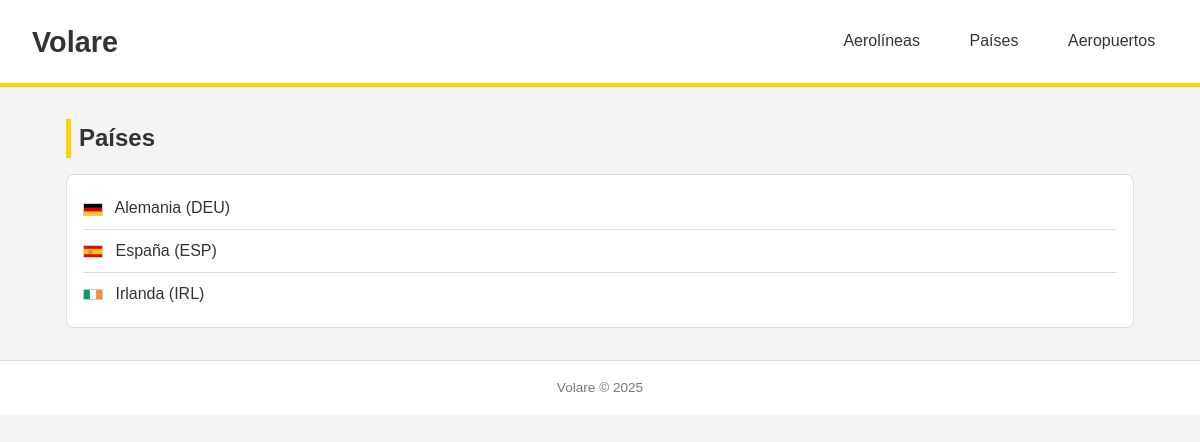
The page /paises/ on the database as committed earlier.
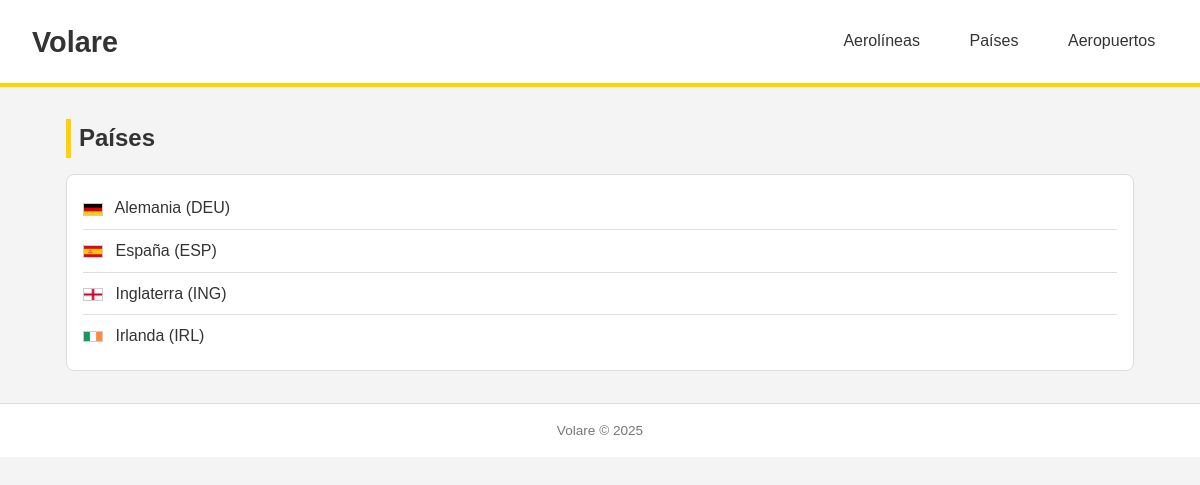
The same page on the database as committed later.
### vuelos/models.py (models this page shows, shortened)
class Pais(models.Model):
    nombre = models.CharField(max_length=100)
    codigo_iso = models.CharField(max_length=3, unique=True)
    class Meta:
        ordering = ["nombre"]

### vuelos/views.py (the view)
# urls.py: path("paises/", views.pais_list, name="pais_list"),
def pais_list(request):
    paises = Pais.objects.prefetch_related("aerolineas")
    contexto = {
        "paises": paises,
    }
    return render(request, "volare/pais_list.html", contexto)

### vuelos/templates/volare/pais_list.html (shortened to what this page needs)
{% extends 'volare/base_listado.html' %}
{% load static %}
{% block heading %}Países{% endblock %}
{% block listado_contenido %}
<ul class="lista">
    {% for pais in paises %}
        <li>
            <a href="{% url 'vuelos:pais_detail' pais.pk %}">
                <img
                    src="{% static 'imagenes/banderas/'|add:pais.codigo_iso|lower|add:'.png' %}"
                    alt="Bandera de {{ pais.nombre }}"
                    class="bandera-icono"
                >
                {{ pais.nombre }} ({{ pais.codigo_iso }})
            </a>
        </li>
    {% empty %}
        <li>No hay países registrados.</li>
    {% endfor %}
</ul>
{% endblock %}

Rows that differ between the two databases and show on the page:
added Pais: shows a picture, nombre "Inglaterra", codigo_iso "ING"
